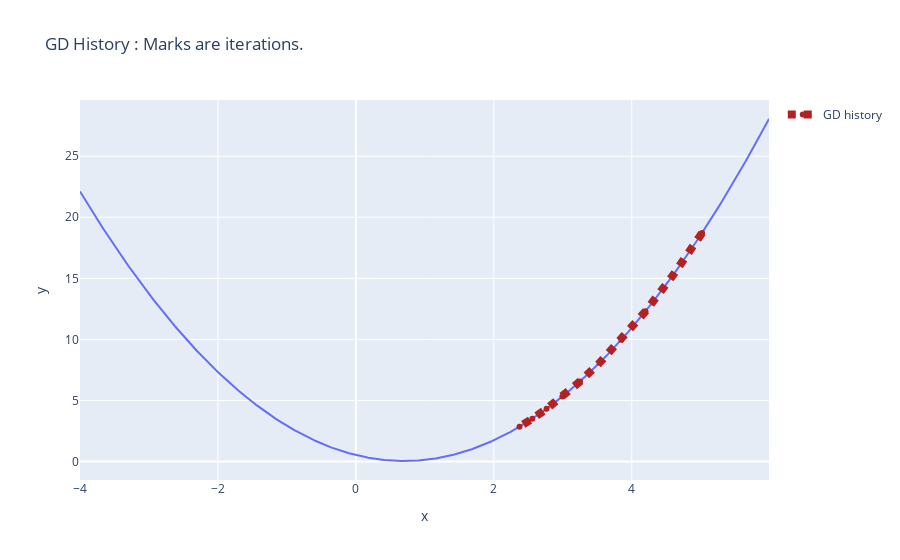

Notebook code for this chart:
### Markdown cell above
# Task 3
Train a  linear regression with a L2 loss on the training data using Gradient Descent. 
The code below should give a (non-vectorized) on how it is found.  

The gradient is found as:  
$ L = \frac{1}{2}(\hat{y} - y )^2 $  

$ \hat{y} = f_\theta(x) = \theta$  


$ \frac{\partial L}{\partial\theta} = \frac{\partial L}{\partial \hat{y}} \frac{\partial \hat{y}}{\partial \theta}$ (using the chain rule).

With:  
$\frac{\partial L}{\partial \hat{y}} = (\hat{y} - y) \times 1 = (\hat{y} - y)$  

$\frac{\partial \hat{y}}{\partial \theta} = 1  $


Gives us:  
$\frac{\partial L}{\partial\theta} = (\hat{y} - y)$


### Questions:
1) Draw the graph/tree that shows how these partial derivatives are connected. 
2) Find a set of hyperparameters that converge for $\theta_{\text{init}} = 5.5$.  How can we determine if the algorithm has converged?  
3) Can you find a learning rate that the algorithm does not converge for?  
4) What is the "best" learning rate for this particular dataset?  
5) You might be asked to show how the gradients flow in another loss/function : be prepared.

### Code cell
import numpy as np
import plotly.express as px
import plotly.graph_objects as go


def gradient_of_J(theta, x, y):
    # 
    y_hat = theta
    
    # dL / dy_hat
    dLdy = (y_hat - y)
    
    # dy_hat / dTheta
    dy_HatdTheta = 1
    
    # chain rule
    dLdTheta = dLdy * dy_HatdTheta
    
    return dLdTheta


def calculate_l2_loss_non_vectorized(theta, xs, ys):
    loss = 0.0
    for k in range(ys.shape[0]):
        y_pred = theta 
        loss += (y_pred - ys[k])**2

    
    mean_loss = loss / ys.shape[0]
    return mean_loss


    

initial_theta = 5.5

learning_rate = 0.1
theta = np.array([initial_theta])
m = x_train.shape[0]
n_steps = 10

print("Running GD with initial theta: {:.2f}, learning rate: {} over {} datapoints for {} steps".format(
    theta.item(),
    learning_rate,
    m,
    n_steps))



search_history = []
for steps in range(n_steps):    
        
    gradient_theta_sum = 0.0
    for k in range(m):
        gradient_theta_sum += gradient_of_J(theta, x_train[k], y_train[k]) 

    mean_gradient = (1/m) * gradient_theta_sum
    loss = calculate_l2_loss_non_vectorized(theta, x_train, y_train)

    print("[visit] theta: {:.2f} => loss: {:.2f}".format(theta.item(), loss.item()))

    # update theta using GD
    theta = theta - (learning_rate * mean_gradient)
    search_history.append((theta, loss))

    


# quick helper to generate plots 
loss_x = np.arange(-4, 6, 0.01)

loss_y = np.array([calculate_l2_loss_non_vectorized(t, x_train, y_train) for t in loss_x])

fig = px.line(x=loss_x, y=loss_y, title="GD History : Marks are iterations.")


x_visit, _ = list(zip(*search_history))
x_visit = np.concatenate(x_visit)
y_visit = np.array([calculate_l2_loss_non_vectorized(t, x_train, y_train) for t in x_visit])

fig.add_trace(go.Scatter(x=x_visit, y=y_visit, name='GD history',
                         line = dict(color='firebrick', width=8, dash='dot')))

fig.show()

### Figure 1 — Plotly figure (JSON) as saved in the notebook; plotly's stock layout.template omitted (floating-point values rounded to 4 significant figures; data arrays with more than 128 entries replaced by an {"elided": "..."} marker saying what was removed)
{"data": [{"hovertemplate": "x=%{x}<br>y=%{y}<extra></extra>", "legendgroup": "", "line": {"color": "#636efa", "dash": "solid"}, "marker": {"symbol": "circle"}, "mode": "lines", "name": "", "orientation": "v", "showlegend": false, "type": "scatter", "x": {"elided": "1000 float values"}, "xaxis": "x", "y": {"elided": "1000 float values"}, "yaxis": "y"}, {"line": {"color": "firebrick", "dash": "dot", "width": 8}, "name": "GD history", "type": "scatter", "x": [5.02, 4.588, 4.199, 3.849, 3.534, 3.25, 2.995, 2.765, 2.559, 2.372], "y": [18.72, 15.17, 12.3, 9.967, 8.081, 6.554, 5.316, 4.314, 3.502, 2.845]}], "layout": {"legend": {"tracegroupgap": 0}, "title": {"text": "GD History : Marks are iterations."}, "xaxis": {"anchor": "y", "domain": [0, 1], "title": {"text": "x"}}, "yaxis": {"anchor": "x", "domain": [0, 1], "title": {"text": "y"}}}}
